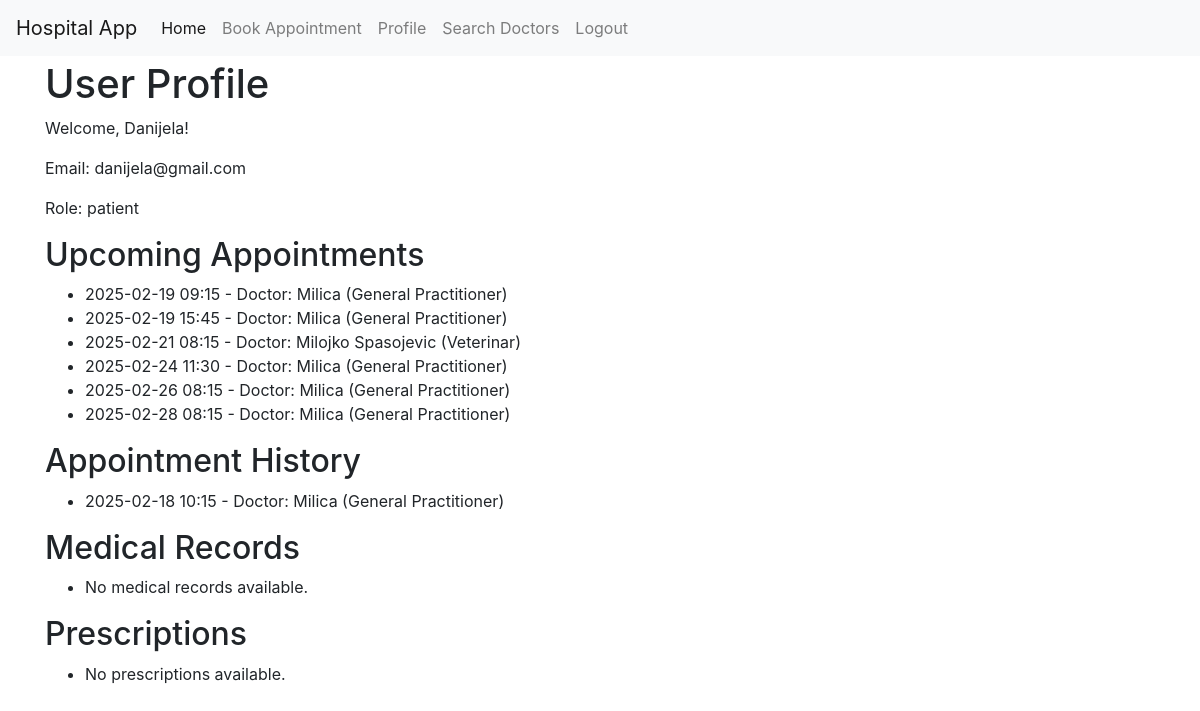
The app's page /profile (signed in), older data.
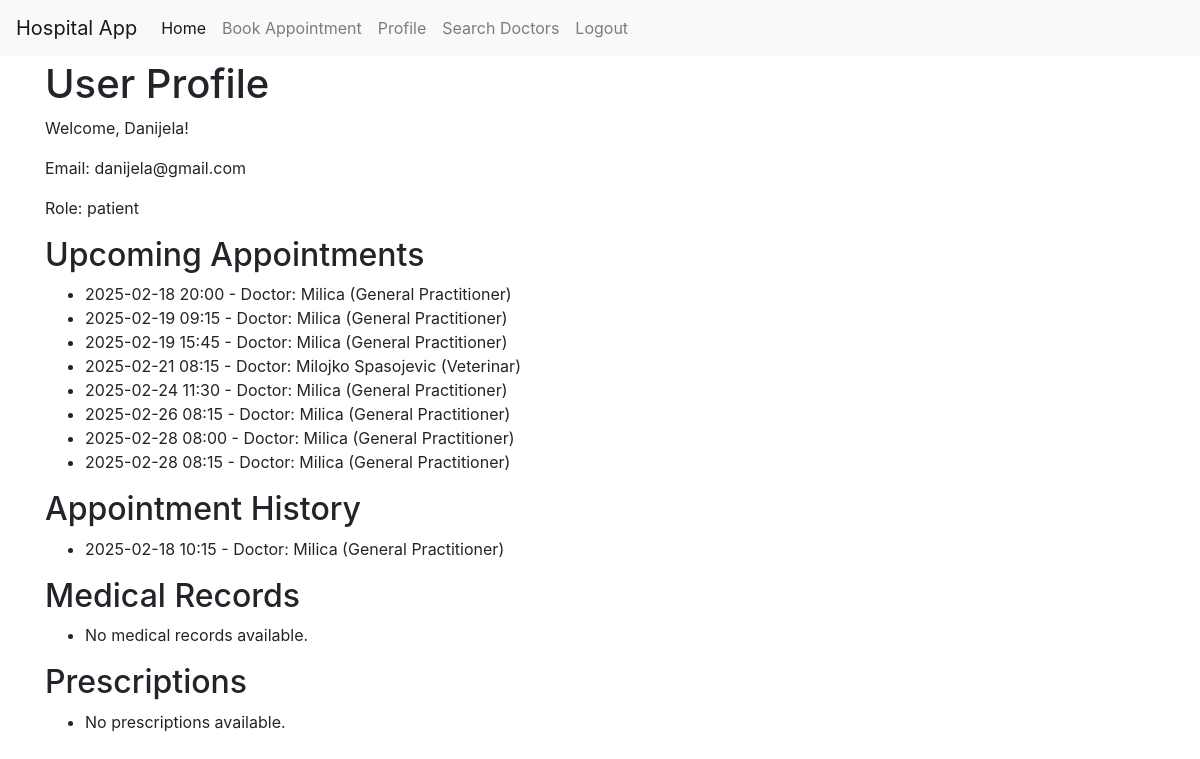
The same page, newer data.
### models.py (models this page shows, shortened)
class Appointment(db.Model):
    __tablename__ = 'appointment'
    id = db.Column(db.Integer, primary_key=True)
    appointment_date = db.Column(db.Date, nullable=False)
    appointment_time = db.Column(db.Time, nullable=False)
    patient_id = db.Column(db.Integer, db.ForeignKey('user.id'), nullable=False)
    doctor_id = db.Column(db.Integer, db.ForeignKey('user.id'), nullable=False)
    medical_record_id = db.Column(db.Integer, db.ForeignKey('medical_record.id'))

class User(UserMixin, db.Model):
    __tablename__ = 'user'
    id = db.Column(db.Integer, primary_key=True)
    email = db.Column(db.String(120), index=True, unique=True, nullable=False)
    password_hash = db.Column(db.String(128), nullable=False)
    role = db.Column(db.String(20), default='patient', nullable=False)  # role: admin, doctor, patient
    appointments = db.relationship('Appointment', backref='doctor', lazy=True, foreign_keys='Appointment.doctor_id')  # Specify foreign key
    medical_records = db.relationship('MedicalRecord', backref='patient', lazy=True)
    name = db.Column(db.String(64), index=True)
    specialization = db.Column(db.String(100), nullable=True)
    position = db.Column(db.String(100), nullable=True)  # Staff

### app.py (the view)
@app.route('/profile')
@login_required
def profile():
    now = datetime.now()
    appointments = Appointment.query.filter_by(patient_id=current_user.id).order_by(Appointment.appointment_date, Appointment.appointment_time).all()
    medical_records = MedicalRecord.query.filter_by(patient_id=current_user.id).all()
    return render_template('patient/profile.html', appointments=appointments, medical_records=medical_records, now=now)

### app.py (called while the page is built)
@login_manager.user_loader
def load_user(user_id):
    return db.session.get(User, int(user_id))

### templates/patient/profile.html
{% extends 'base.html' %} {% block title %}Profile{% endblock %} {% block
content %}
<h1>User Profile</h1>
<p>Welcome, {{ current_user.name }}!</p>
<p>Email: {{ current_user.email }}</p>
<p>Role: {{ current_user.role }}</p>
<h2>Upcoming Appointments</h2>
<ul>
	{% for appointment in appointments if appointment.appointment_date >
	now.date() or (appointment.appointment_date == now.date() and
	appointment.appointment_time >= now.time()) %}
	<li>
		{{ appointment.appointment_date.strftime('%Y-%m-%d') }} {{
		appointment.appointment_time.strftime('%H:%M') }} - Doctor: {{
		appointment.doctor.name }} ({{ appointment.doctor.specialization }})
	</li>
	{% else %}
	<li>No upcoming appointments.</li>
	{% endfor %}
</ul>
<h2>Appointment History</h2>
<ul>
	{% for appointment in appointments if appointment.appointment_date <
	now.date() or (appointment.appointment_date == now.date() and
	appointment.appointment_time < now.time()) %}
	<li>
		{{ appointment.appointment_date.strftime('%Y-%m-%d') }} {{
		appointment.appointment_time.strftime('%H:%M') }} - Doctor: {{
		appointment.doctor.name }} ({{ appointment.doctor.specialization }})
	</li>
	{% else %}
	<li>No past appointments.</li>
	{% endfor %}
</ul>
<h2>Medical Records</h2>
<ul>
	{% for record in medical_records %}
	<li>{{ record.id }} - {{ record.report }}</li>
	{% else %}
	<li>No medical records available.</li>
	{% endfor %}
</ul>
<h2>Prescriptions</h2>
<ul>
	{% for prescription in current_user.prescriptions %}
	<li>
		{{ prescription.date }} - {{ prescription.medication }}: {{
		prescription.dosage }} ({{ prescription.instructions }})
	</li>
	{% else %}
	<li>No prescriptions available.</li>
	{% endfor %}
</ul>
{% endblock %}

Row changes from the older to the newer data that the page shows:
added Appointment: appointment_date "2025-02-18", appointment_time "20:00", doctor.name "Milica", doctor.specialization "General Practitioner", shown under "Upcoming Appointments"
added Appointment: appointment_date "2025-02-28", appointment_time "08:00", doctor.name "Milica", doctor.specialization "General Practitioner", shown under "Upcoming Appointments"
